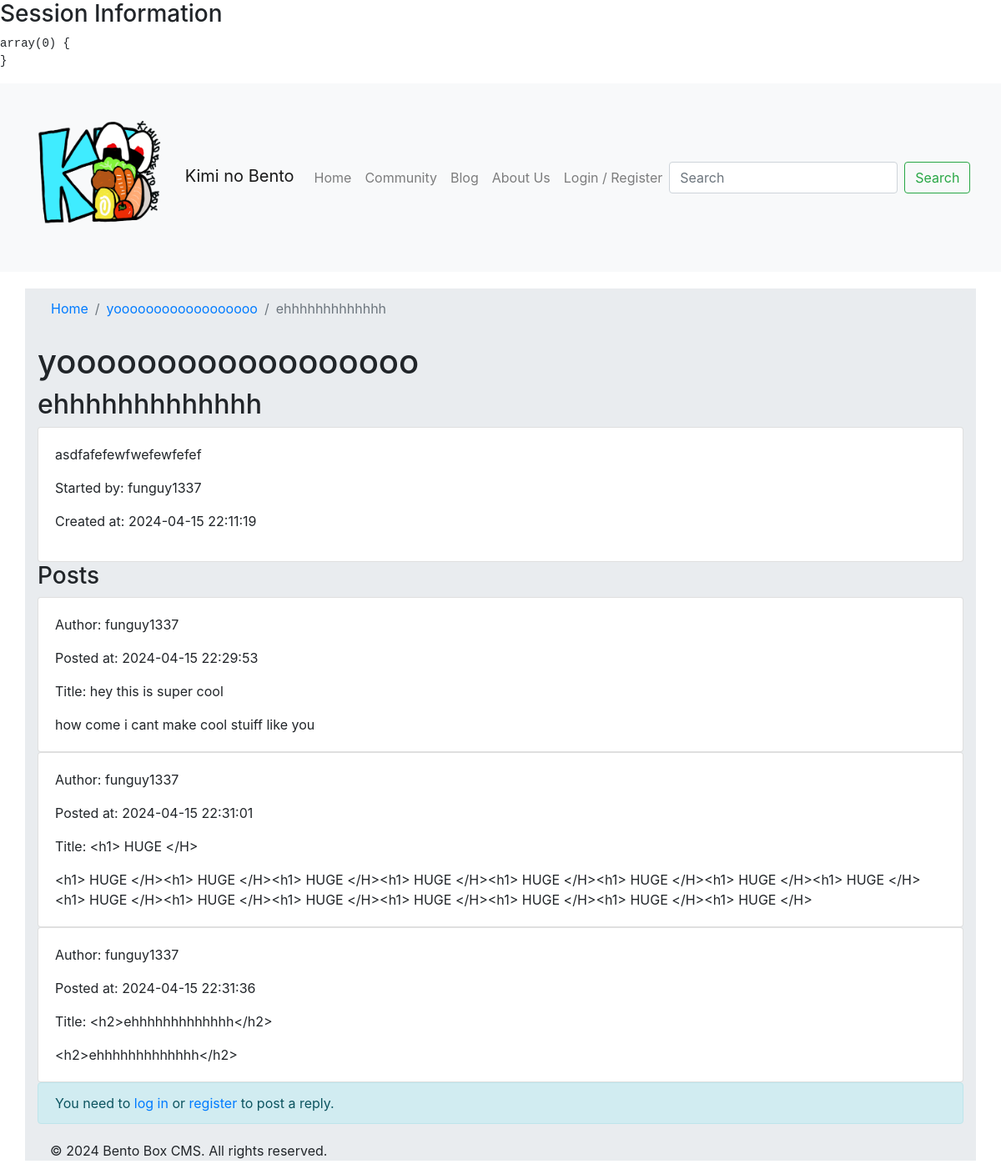
The app's page /show_topic.php?topic_id=6 with its own data.
### tables this page shows
CREATE TABLE `topics` (
  `topic_id` int(11) NOT NULL,
  `category_id` int(11) DEFAULT NULL,
  `title` varchar(255) NOT NULL,
  `topic_content` text NOT NULL,
  `topic_starter_id` int(11) DEFAULT NULL,
  `created_at` timestamp NOT NULL DEFAULT current_timestamp(),
  `reply_count` int(11) DEFAULT 0
);

CREATE TABLE `categories` (
  `category_id` int(11) NOT NULL,
  `name` varchar(255) NOT NULL,
  `user_id` int(11) NOT NULL
);

CREATE TABLE `users` (
  `user_id` int(11) NOT NULL,
  `username` varchar(30) NOT NULL,
  `email` varchar(60) NOT NULL,
  `password` varchar(30) NOT NULL,
  `role_id` int(3) NOT NULL,
  `creation_date` date NOT NULL DEFAULT current_timestamp()
);

CREATE TABLE `posts` (
  `post_id` int(11) NOT NULL,
  `topic_id` int(11) DEFAULT NULL,
  `author_id` int(11) DEFAULT NULL,
  `title` text NOT NULL,
  `content` text NOT NULL,
  `created_at` timestamp NOT NULL DEFAULT current_timestamp()
);

### inc/config.inc.php (called while the page is built, shortened)
<?php
function isLoggedIn()
{
    return isset($_SESSION['user_id']);
}

### show_topic.php (the view)
<?php
include('inc/database.inc.php');
include('inc/config.inc.php');
include('inc/header.inc.php');
if (isset($_GET['topic_id']) && !empty($_GET['topic_id'])) {
    $topic_id = htmlspecialchars($_GET['topic_id']);
    $stmt = $db->prepare("SELECT t.*,
                                c.name AS category_name,
                                u.username AS topic_starter_username
                            FROM topics t
                            LEFT JOIN categories c ON t.category_id = c.category_id
                            LEFT JOIN users u ON t.topic_starter_id = u.user_id
                            WHERE t.topic_id = ?");
    $stmt->execute([$topic_id]);
    $topic = $stmt->fetch(PDO::FETCH_ASSOC);
    $stmt = $db->prepare("SELECT p.*,
                                u.username AS post_author_username
                            FROM posts p
                            LEFT JOIN users u ON p.author_id = u.user_id
                            WHERE p.topic_id = ?
                            ORDER BY p.created_at ASC");
    $stmt->execute([$topic_id]);
    $posts = $stmt->fetchAll(PDO::FETCH_ASSOC);
} else {
    header("Location: error.php");
    exit;
}
?>
<div class="container">
    <nav aria-label="breadcrumb">
        <ol class="breadcrumb">
            <li class="breadcrumb-item"><a href="index.php">Home</a></li>
            <li class="breadcrumb-item"><a href="community.php?category=<?= $topic['category_id'] ?>"><?= $topic['category_name'] ?></a></li>
            <li class="breadcrumb-item active" aria-current="page"><?= $topic['title'] ?></li>
        </ol>
    </nav>
    <h1><?= $topic['category_name'] ?> </h1>
    <h2><?= $topic['title'] ?></h2>
    <div class="card">
        <div class="card-body">
            <div class="topic-info">
                <?= htmlspecialchars_decode($topic['topic_content']) ?>
                <p>Started by: <?= $topic['topic_starter_username'] ?></p>
                <p>Created at: <?= $topic['created_at'] ?></p>
            </div>
        </div>
    </div>
    <div class="post-list">
        <h3>Posts</h3>
        <?php foreach ($posts as $post) : ?>
            <div class="card">
                <div class="card-body">
                    <div class="post-info">
                        <p>Author: <?= $post['post_author_username'] ?></p>
                        <p>Posted at: <?= $post['created_at'] ?></p>
                        <p>Title: <?= $post['title'] ?></p>
                    </div>
                    <div class="post-content">
                        <?= $post['content'] ?>
                    </div>
                </div>
            </div>
        <?php endforeach; ?>
    </div>
    <?php if (isLoggedIn()) : ?>
        <div class="reply-form">
            <h3>Reply to this topic</h3>
            <form method="post" action="backend/submit_post.php">
                <input type="hidden" name="topic_id" value="<?php echo $topic_id; ?>">
                <div class="form-group">
                    <label for="reply_title">Reply Title</label>
                    <input type="text" class="form-control" id="reply_title" name="reply_title">
                </div>
                <div class="form-group">
                    <label for="reply_content">Your Reply</label>
                    <textarea class="form-control" id="reply_content" name="reply_content" rows="3"></textarea>
                </div>
                <button type="submit" class="btn btn-primary">Post Reply</button>
            </form>
        </div>
    <?php else : ?>
        <div class="alert alert-info" role="alert">
            You need to <a href="user/login.php">log in</a> or <a href="user/register.php">register</a> to post a reply.
        </div>
    <?php endif; ?>
    <?php
    include('inc/footer.inc.php');
    ?>

### CSS/styles.css (style rules this page uses)
.container { margin-top: 20px; background-color: #e9ecef; }

### records on screen
topics: category.name "yoooooooooooooooooo", title "ehhhhhhhhhhhhh", topic_content "asdfafefewfwefewfefef", topic_starter.username "funguy1337", created_at "2024-04-15 22:11:19"
posts: author.username "funguy1337", created_at "2024-04-15 22:29:53", title "hey this is super cool", content "how come i cant make cool stuiff like you"
posts: author.username "funguy1337", created_at "2024-04-15 22:31:01", title "<h1> HUGE </H>", content "<h1> HUGE </H><h1> HUGE </H><h1> HUGE </H><h1> HUGE </H><h1> HUGE </H><h1> HUGE </H><h1> HUGE </H><h1> HUGE </H><h1> HUGE </H><h1> HUGE </H><h1> HUGE </H><h1> HUGE </H><h1> HUGE </H><h1> HUGE </H><h1> HUGE </H>"
posts: author.username "funguy1337", created_at "2024-04-15 22:31:36", title "<h2>ehhhhhhhhhhhhh</h2>", content "<h2>ehhhhhhhhhhhhh</h2>"
